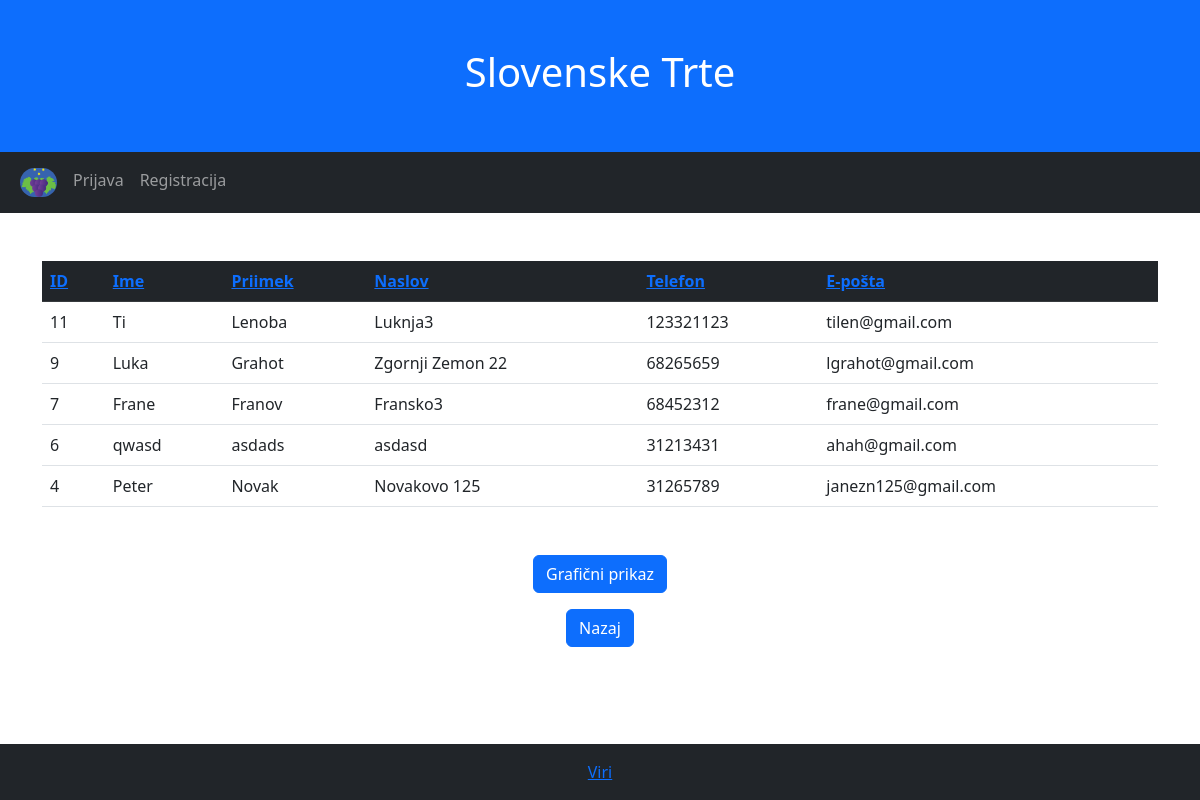
Page /vinogradniki.php?atribut=ID&smer=DESC on the committed database.
### tables this page shows
CREATE TABLE `vinogradnik` (
  `ID` int(5) NOT NULL,
  `ime` varchar(35) NOT NULL,
  `priimek` varchar(35) NOT NULL,
  `naslov` varchar(50) NOT NULL,
  `telefon` int(15) NOT NULL,
  `e_posta` varchar(50) NOT NULL,
  `uporabnisko_ime` varchar(50) NOT NULL,
  `geslo` varchar(50) NOT NULL
);

### vinogradniki.php (the view, shortened to what this page needs)
<?php
$conn = mysqli_connect('localhost', 'id21675710_trte', 'Trte123&', 'id21675710_slovensketrte');
$stmt = mysqli_prepare($conn, "SELECT ID, ime, priimek, naslov, telefon, e_posta FROM vinogradnik");
mysqli_stmt_execute($stmt);
$result = mysqli_stmt_get_result($stmt);
$atribut = isset($_GET['atribut']) ? $_GET['atribut'] : 'ID';
$smer = isset($_GET['smer']) ? $_GET['smer'] : 'ASC';
$data = array();
while ($row = mysqli_fetch_assoc($result)) {
  $data[] = $row;
}
usort($data, 'cmp');
?>
<!DOCTYPE html>
<html lang="en">
<head>
  <link href="https://cdn.jsdelivr.net/npm/bootstrap@5.2.3/dist/css/bootstrap.min.css" rel="stylesheet">
</head>
<body>
<div class="container-fluid p-5 bg-primary text-white text-center">
  <h1>Slovenske Trte</h1>
</div>
<nav class="navbar navbar-expand-sm bg-dark navbar-dark">
  <div class="container-fluid">
    <ul class="navbar-nav" id = "nav-items">
      <li class="nav-item">
        <a class="nav-link active" href="index.php">
        <img src="Slike/logo.png" alt="Avatar Logo" style="width:37px;" class="rounded-pill">
        </a>
      </li>
      <?php if(isset($_SESSION['vinogradnik_ID'])): ?>
      <li class="nav-item">
        <a class="nav-link" href="odjava.php">Odjava</a>
      </li>
      <?php else: ?>
      <li class="nav-item">
        <a class="nav-link" href="prijava.php">Prijava</a>
      </li>
      <li class="nav-item">
        <a class="nav-link" href="registracija.php">Registracija</a>
      </li>
      <?php endif; ?>
    </ul>
  </div>
</nav>
<div class="container mt-5">
  <table class="table">
    <thead class="table-dark">
      <tr>
        <th><a href="?atribut=ID&smer=<?php echo $atribut == 'ID' && $smer == 'ASC' ? 'DESC' : 'ASC'; ?>">ID</a></th>
        <th><a href="?atribut=ime&smer=<?php echo $atribut == 'ime' && $smer == 'ASC' ? 'DESC' : 'ASC'; ?>">Ime</a></th>
        <th><a href="?atribut=priimek&smer=<?php echo $atribut == 'priimek' && $smer == 'ASC' ? 'DESC' : 'ASC'; ?>">Priimek</a></th>
        <th><a href="?atribut=naslov&smer=<?php echo $atribut == 'naslov' && $smer == 'ASC' ? 'DESC' : 'ASC'; ?>">Naslov</a></th>
        <th><a href="?atribut=telefon&smer=<?php echo $atribut == 'telefon' && $smer == 'ASC' ? 'DESC' : 'ASC'; ?>">Telefon</a></th>
        <th><a href="?atribut=e_posta&smer=<?php echo $atribut == 'e_posta' && $smer == 'ASC' ? 'DESC' : 'ASC'; ?>">E-pošta</a></th>
      </tr>
    </thead>
    <tbody>
      <?php foreach ($data as $row){ ?>
            <tr>
                <td><?php echo $row['ID']; ?></td>
                <td><?php echo $row['ime']; ?></td>
                <td><?php echo $row['priimek']; ?></td>
                <td><?php echo $row['naslov']; ?></td>
                <td><?php echo $row['telefon']; ?></td>
                <td><?php echo $row['e_posta']; ?></td>
            </tr>
        <?php } ?>
    </tbody>
  </table>
</div>
<div class="container mt-5 text-center">
  <button id="graf" type="button" class="btn btn-primary" name="graf">Grafični prikaz</button>
</div>
<div class="container mt-3 mb-3 text-center">
  <button id="nazaj" class="btn btn-primary">Nazaj</button>
</div>
<div class="p-3 bg-dark text-white text-center fixed-bottom">
  <a href="viri.php">Viri</a>
</div>
</body>
</html>

### rows in the picture
vinogradnik: ID "11", ime "Ti", priimek "Lenoba", naslov "Luknja3", telefon "123321123", e_posta "tilen@gmail.com"
vinogradnik: ID "9", ime "Luka", priimek "Grahot", naslov "Zgornji Zemon 22", telefon "68265659", e_posta "lgrahot@gmail.com"
vinogradnik: ID "7", ime "Frane", priimek "Franov", naslov "Fransko3", telefon "68452312", e_posta "frane@gmail.com"
vinogradnik: ID "6", ime "qwasd", priimek "asdads", naslov "asdasd", telefon "31213431", e_posta "ahah@gmail.com"
vinogradnik: ID "4", ime "Peter", priimek "Novak", naslov "Novakovo 125", telefon "31265789", e_posta "janezn125@gmail.com"
